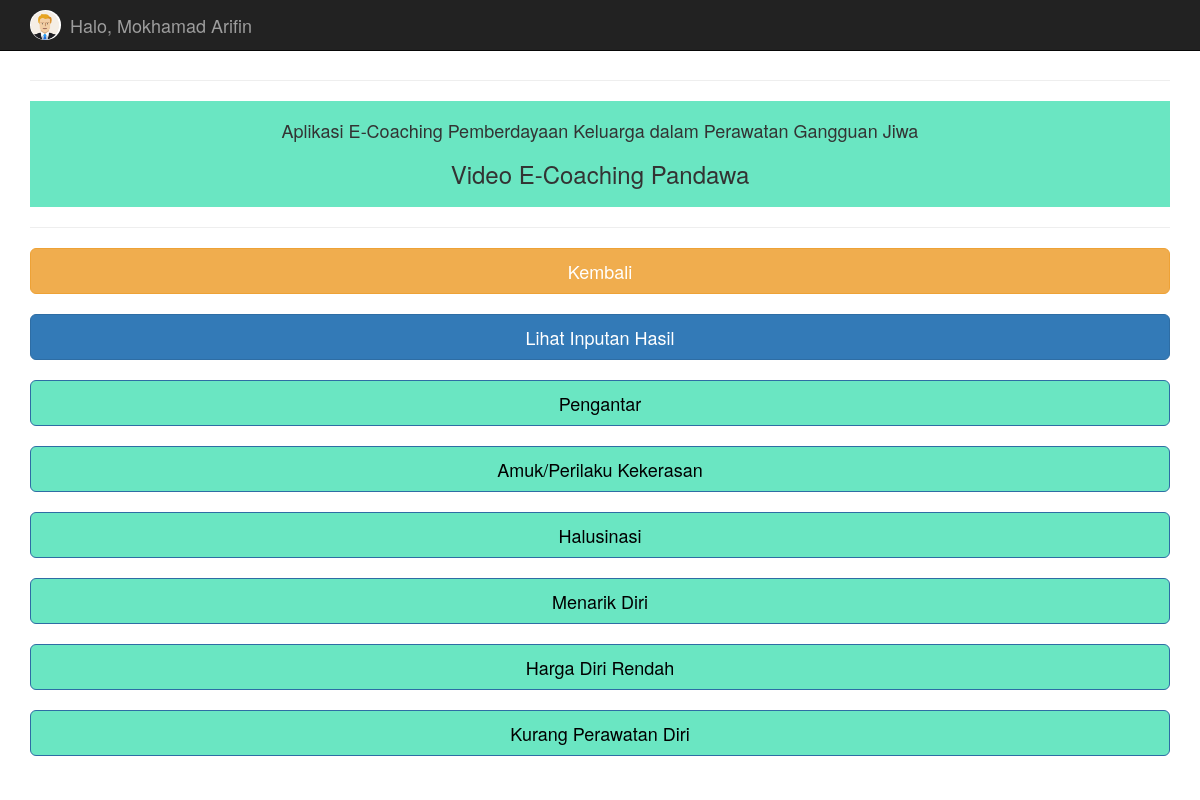
The app's page /ecoaching.php (signed in) with its own data.
### tables this page shows
CREATE TABLE `tema` (
  `id_tema` int(11) NOT NULL,
  `nama_tema` varchar(100) NOT NULL,
  `url` varchar(100) DEFAULT NULL,
  `level` enum('Administrator','Keluarga','Perawat') NOT NULL
);

### ecoaching.php (the view, shortened to what this page needs)
<?php
include('connection.php');
$level = $_SESSION['level'];
$sql = mysqli_query($connection, "SELECT * FROM tema WHERE level = '$level' ") or die(mysqli_error($connection));
?>
<!DOCTYPE html>
<html>
<head>
    <link rel="stylesheet" href="assets/bootstrap/css/bootstrap.min.css">
    <link rel="stylesheet" href="assets/font-awesome/css/font-awesome.min.css">
</head>
<body>
    <nav class="navbar navbar-inverse navbar-fixed-top" role="navigation">
        <div class="container">
            <div class="navbar-header">
                <a class="navbar-brand" href="#">
                    <?php
                    echo "<img style='height: 30px; margin-top: -5px;' src='assets/img/icon/avatar.png' class='img-circle'>";
                    ?>
                    <div class="pull-left">
                        <p style="margin: -25px 40px 10px;">Halo, <?php echo $_SESSION['nama']; ?></p>
                    </div>
                </a>
            </div>
        </div>
    </nav>
    <div class="container" style="margin-top:60px">
        <hr>
        <div class="d" style="background-color: #6ae6c2; padding:10px;">
            <h4 align=center>Aplikasi E-Coaching Pemberdayaan Keluarga dalam Perawatan Gangguan Jiwa</h4>
            <h3 align=center>Video E-Coaching Pandawa</h3>
        </div>
        <hr>
        <a href="haladmin.php"><button type="button" class="btn btn-warning btn-lg btn-block">Kembali</button></a><BR>
        <a href="hasil/hasil.php"><button type="button" class="btn btn-primary btn-lg btn-block">Lihat Inputan Hasil</button></a><BR>
        <a href="video/pengantar_admin.php"><button type="button" class="btn btn-primary btn-lg btn-block" style="background-color: #6ae6c2; color: black;">Pengantar</button></a><BR>
        <?php while ($data = mysqli_fetch_array($sql)) { ?>
            <a href="<?= $data['url'] ?>?id=<?= $data['id_tema'] ?>"><button type="button" class="btn btn-primary btn-lg btn-block" style="background-color: #6ae6c2; color: black;"><?= $data['nama_tema'] ?></button></a><BR>
        <?php } ?>
    </div>
</body>
</html>

### records on screen
tema: nama_tema "Amuk/Perilaku Kekerasan"
tema: nama_tema "Halusinasi"
tema: nama_tema "Menarik Diri"
tema: nama_tema "Harga Diri Rendah"
tema: nama_tema "Kurang Perawatan Diri"

### other values on screen
$_SESSION['nama'] "Mokhamad Arifin"
